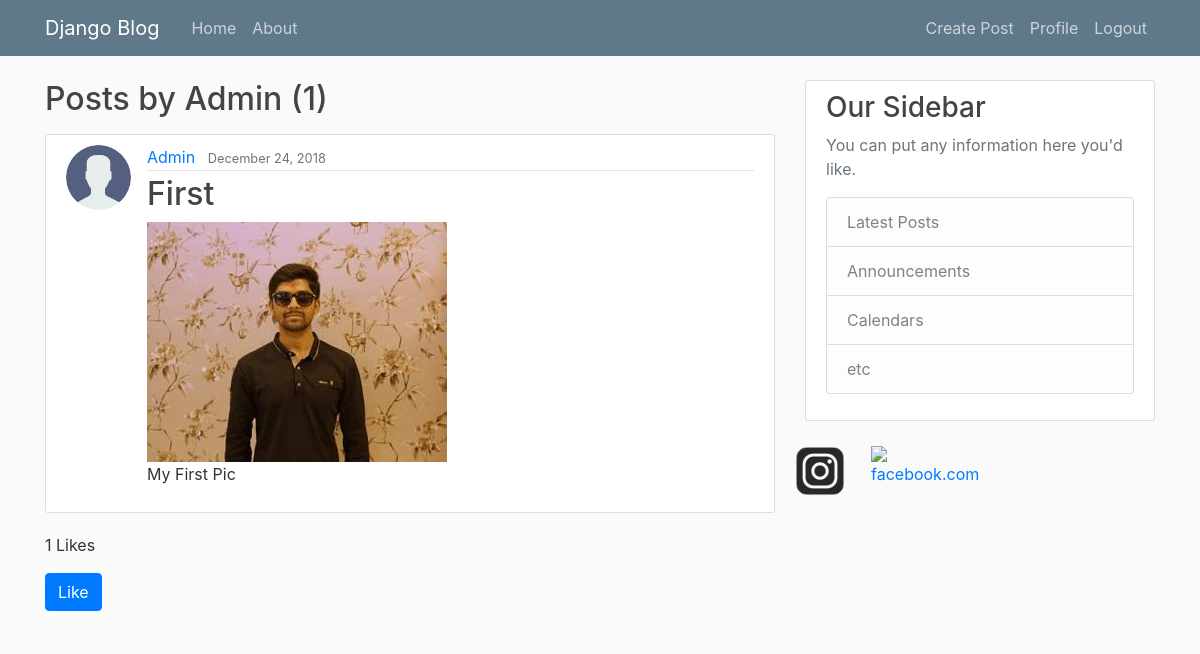
Page /user/Admin (signed in) on the committed database.
### blog/models.py (models this page shows, shortened)
class Post(models.Model):
    title=models.CharField(max_length=100)
    content=models.TextField()
    image = models.ImageField(default='default.jpg', upload_to='post_pics')
    date_posted=models.DateTimeField(default=timezone.now)
    author=models.ForeignKey(User,on_delete=models.CASCADE)
    like=models.SmallIntegerField(default=0)
    liked_by=models.ManyToManyField(User,related_name='liked_by',blank=True)

### users/models.py (models this page shows, shortened)
class Profile(models.Model):
    user=models.OneToOneField(User,on_delete=models.CASCADE)
    image=models.ImageField(default='default.jpg',upload_to='profile_pics')

### blog/views.py (the view)
# urls.py: path('user/<str:username>', UserPostListView.as_view(), name='user-posts'),
class UserPostListView(ListView):
    model = Post
    template_name = 'blog/user_posts.html' #<app>/<model>_<viewtype>.html
    context_object_name = 'posts'
    paginate_by = 3
    def get_queryset(self):
        user=get_object_or_404(User,username=self.kwargs.get('username'))
        return Post.objects.filter(author=user).order_by('-date_posted')

### blog/templates/blog/user_posts.html (shortened to what this page needs)
{%extends 'blog/base.html'%}
{%block content%}
<h2 class="mb-3">Posts by {{view.kwargs.username}} ({{page_obj.paginator.count}})</h2>
    {%for post in posts%}
        <article class="media content-section">
            <img class ="rounded-circle article-img" src="{{ post.author.profile.image.url }}">
          <div class="media-body">
            <div class="article-metadata">
                    <a class="mr-2" href="{% url 'user-posts' post.author.username %}">{{ post.author }}</a>
              <small class="text-muted">{{ post.date_posted|date:"F d, Y"}}</small>
            </div>
            <h2><a class="article-title" href="{% url 'post-detail' post.id%}">{{ post.title }}</a></h2>
              <img src="{{ post.image.url }}">
            <p class="article-content">{{ post.content }}</p>
          </div>
        </article>
        <p>{{post.like}} Likes</p>
        {% if request.user in post.liked_by.all %}
            <form method="post" action="{% url 'post-like' %}">
                    {% csrf_token %}
                    <div class="mdeia-body mb-3">
                        <button class="btn btn-danger" type="submit" name="post_id" value="{{post.id}}">Unlike</button>
                    </div>
            </form>
        {% else %}
            <form method="post" action="{% url 'post-like' %}">
                    <div class="mdeia-body mb-3">
                        <button class="btn btn-primary" type="submit" name="post_id" value="{{post.id}}">Like</button>
                    </div>
            </form>
        {% endif %}
    {%endfor%}
{%endblock content%}

### blog/static/blog/main.css (style rules this page uses)
body { background: #fafafa; color: #333333; margin-top: 5rem; }
h1, h2, h3, h4, h5, h6 { color: #444444; }
.content-section { background: #ffffff; padding: 10px 20px; border: 1px solid #dddddd; border-radius: 3px; margin-bottom: 20px; }
.article-title { color: #444444; }
.article-content { white-space: pre-line; }
.article-img { height: 65px; width: 65px; margin-right: 16px; }
.article-metadata { padding-bottom: 1px; margin-bottom: 4px; border-bottom: 1px solid #e3e3e3 }

### rows in the picture
Post: author.profile.image (placeholder picture), author "Admin", date_posted "December 24, 2018", title "First", image (picture), content "My First Pic", like "1", {{ post.id }} 2 (drawn)

### other values in the picture
{{ view.kwargs.username }} "Admin"
{{ page_obj.paginator.count }} "1"
